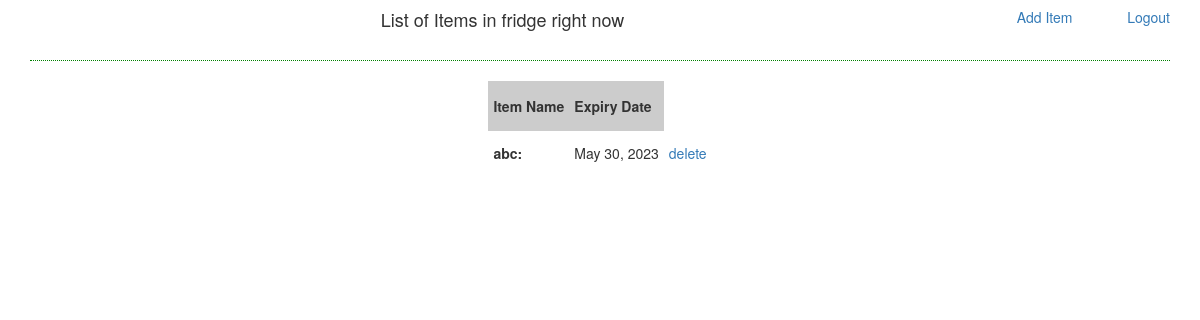
/list_items/, run on an earlier commit of the app's database.
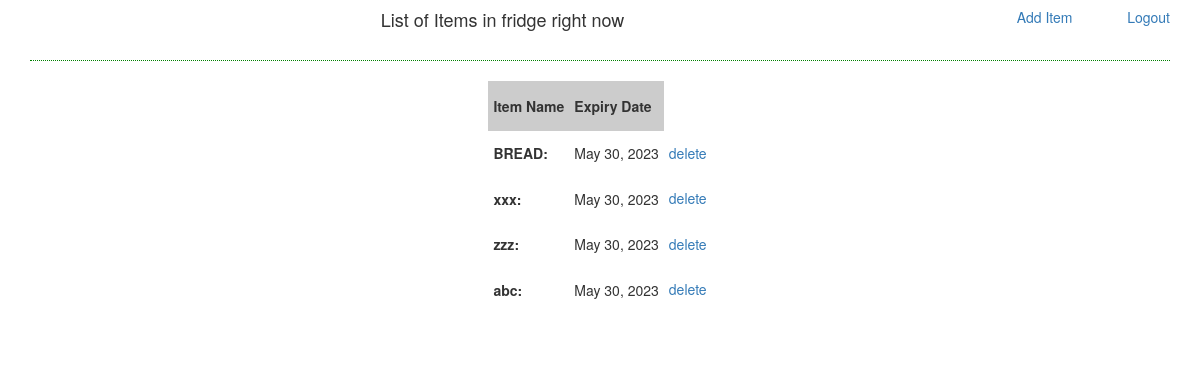
And on a later commit of the database.
### fridgeApp/models.py (models this page shows)
class Items(models.Model):
    id = models.AutoField(primary_key=True)
    name = models.CharField(max_length=20)
    expiry_date = models.DateField()
    created_on = models.DateTimeField(auto_now_add=True)
    last_modified = models.DateTimeField(auto_now=True)
    def __str__(self):
        return self.name

### fridgeApp/views.py (the view)
# urls.py: path('list_items/', list_all_items, name='list_all_items'),
def list_all_items(request):
    if request.method == "GET":
        context = {
            "items": Items.objects.all().order_by("-created_on")
        }
        print("items: ", context['items'])
        return render(request, template_name="fridgeApp/list_items.html", context=context)

### templates/fridgeApp/list_items.html (shortened to what this page needs)
{% extends 'fridgeApp/base.html' %}
{% block content %}
<div class="container">
    <div class="row">
        <div class="col-sm-10">
            <center><h4> List of Items in fridge right now  </h4></center>
        </div>
        <div class="col-sm-1" align="right">
            <a href="{% url 'add_item' %}"><h5> Add Item </h5> </a>
        </div>
        <div class="col-sm-1" align="right">
            <a href="{% url 'logout' %}"><h5> Logout </h5> </a>
        </div>
    </div>
    <hr style="border-top: 1px dotted green;">
    <div class="table" style="text-align: left;">
        <center>
            <table>
                    <tr>
                        <th> Item Name </th> <th> Expiry Date </th>
                    </tr>
                {% for item in items %}
                <tr>
                    <td> <b>{{ item.name }}: </b></td>
                    <td> {{ item.expiry_date }} </td>
                    <td> <a href="{% url 'delete' id=item.id %}"><h5> delete </h5> </a> </td>
                </tr>
                {% endfor %}
            </table>
            <br>
        </center>
    </div>
</div>
{% endblock %}

### templates/fridgeApp/base.html (shortened to what this page needs)
<!DOCTYPE html>
<html lang="en">
<head>
  <link rel="stylesheet" href="https://maxcdn.bootstrapcdn.com/bootstrap/3.4.1/css/bootstrap.min.css">
</head>
<body style="background-color:white">
  <div style="background-color:white">
    {% block content %}
    {% endblock %}
  </div>
</body>
</html>

### templates/fridgeApp/list_items.html (style rules this page uses)
table tr td { padding: 5px; height: 20px; }
th { height: 50px; padding: 5px; font-weight: bold; text-align: left; background-color: #cccccc; }

What changed in the data, as far as the page shows it:
added Items: name "BREAD", expiry_date "May 30, 2023"
added Items: name "xxx", expiry_date "May 30, 2023"
added Items: name "zzz", expiry_date "May 30, 2023"
